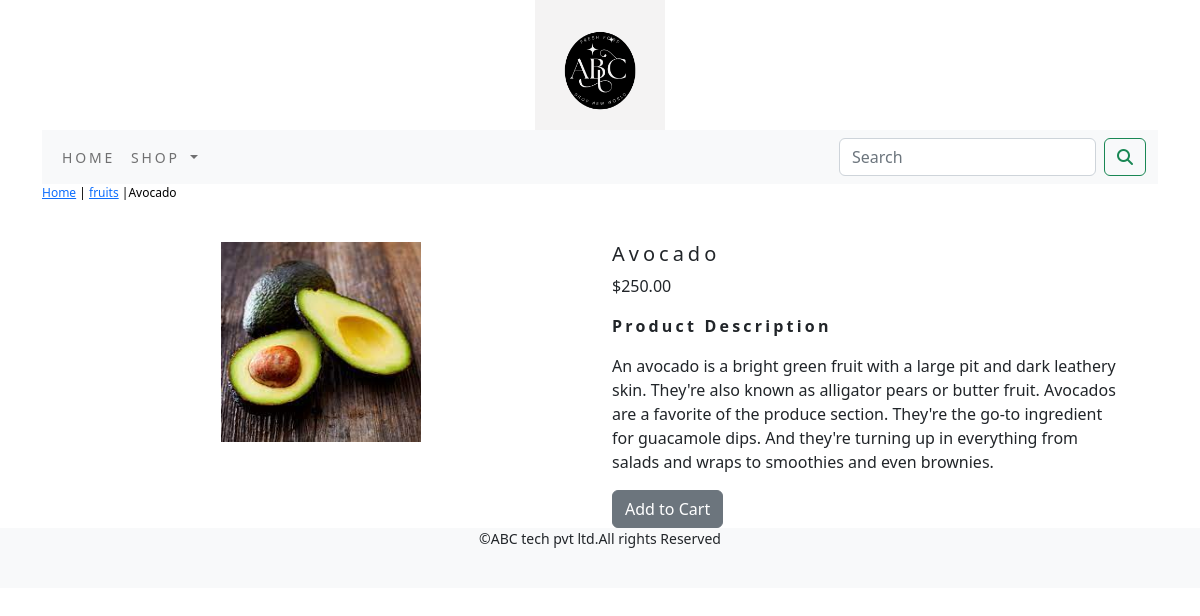
/ecommerce_app/fruits/avocado/, run on the app's committed database.
### ecommerce_app/models.py (models this page shows, shortened)
class Product(models.Model):
    name=models.CharField(max_length=250,unique=True)
    slug=models.SlugField(max_length=250,unique=True)
    description=models.TextField(blank=True)
    price=models.DecimalField(max_digits=10,decimal_places=2)
    category=models.ForeignKey(Category,on_delete=models.CASCADE)
    image=models.ImageField(upload_to="category",blank=True)
    stock=models.IntegerField()
    available=models.BooleanField(default=True)
    created=models.DateTimeField(auto_now_add=True)
    updated=models.DateTimeField(auto_now=True)
    class Meta:
        ordering=('name',)
        verbose_name='product'
        verbose_name_plural='products'

class Category(models.Model):
    name=models.CharField(max_length=250,unique=True)
    slug=models.SlugField(max_length=250,unique=True)
    description=models.TextField(blank=True)
    image=models.ImageField(upload_to="category",blank=True)
    class Meta:
        ordering=('name',)
        verbose_name='category'
        verbose_name_plural=  'categories'
    def get_url(self):
        return reverse('ecommerce_app:products_by_category',args=[self.slug])
    def __str__(self):
        return '{}'.format(self.name)

### ecommerce_app/views.py (the view)
# urls.py: path('<slug:c_slug>/<slug:product_slug>/', views.proDetail, name='prodCatdetail'),
def proDetail(request,c_slug,product_slug):
    try:
        product=Product.objects.get(category__slug=c_slug,slug=product_slug)
    except Exception as e:
        raise e
    return render(request,'product.html',{'product':product})

### cart/context_processors.py (called while the page is built)
def counter(request):
    item_count=0
    if 'admin' in request.path:
        return {}
    else:
        try:
            cart=Cart.objects.filter(cart_id=_cart_id(request))
            cart_items=CartItem.objects.all().filter(cart=cart[:1])
            for cart_item in cart_items:
                item_count +=cart_item.quantity
        except Cart.DoesnotExist:
            item_count =0
    return dict(item_count=item_count)

### cart/views.py (called while the page is built)
def _cart_id(request):
    cart=request.session.session_key
    if not cart:
        cart=request.session.create()
    return  cart

### ecommerce_app/context_processors.py (called while the page is built)
def menu_links(request):
    links=Category.objects.all()
    return dict(links=links)

### templates/product.html (shortened to what this page needs)
{% extends 'base.html' %}
{% load static %}
{% block content %}
<div class="row my_prod_row_class">
    <div class="mx_auto">
        <p> <a href="{% url 'ecommerce_app:allProdCat' %}">Home</a> | <a href="{{product.category.get_url}}">{{product.category}}</a> |{{product.name}}</p>
    </div>
</div>
<div class="container">
<br>
<div class="row">
    <div class="col-12 col-sm-12 col-md-12 col-lg-6 text-center">
        <div style="min-width:18rem">
            <img src="{{product.image.url}}" alt="{{product.name}}"  width="200px" height="200px">
        </div>
    </div>
        <div class="col-12 col-sm-12 col-md-12 col-lg-6">
            <div>
            <h1 class="my_prod_title">{{product.name}}</h1>
            <p>${{product.price}}</p>
            <p class="my_title"><b> Product Description </b></p>
            <p class="text-justify my_prod_text">{{product.description}}</p>
            {% if product.stock <= 0 %}
            <p class="text-justify my_prod_text"><b>Out of stock</b></p>
            {% else %}
            <a  class="btn btn-secondary" href="{% url 'cart:add_cart' product.id %}" >Add to Cart</a>
            {% endif %}
        </div>
    </div>
</div>
</div>
{% endblock %}

### static/css/custom.css (style rules this page uses)
body { font-family: 'Roboto', sans-serif; font-family: 'Roboto Condensed', sans-serif; }
.my_title { font-size:16px; text_transform:uppercase; letter-spacing:.2em; }
.my_prod_row_class { padding_top:15px; padding_bottom:20px; }
.my_prod_row_class .mx_auto { color:#000; font-size:12px; text_decoration:none; }
.my_prod_title { font-size:20px; text_transform:uppercase; letter-spacing:.2em; padding_top:15px; padding_bottom:10px; }
.my_prod_text { padding-right:25px; }
,custom_a { text_decoration:none; }

### data on the page
Product: category "fruits", name "Avocado", image (picture), price "250.00", description "An avocado is a bright green fruit with a large pit and dark leathery skin. They're also known as alligator pears or butter fruit. Avocados are a favorite of the produce section. They're the go-to ingredient for guacamole dips. And they're turning up in everything from salads and wraps to smoothies and even brownies."
